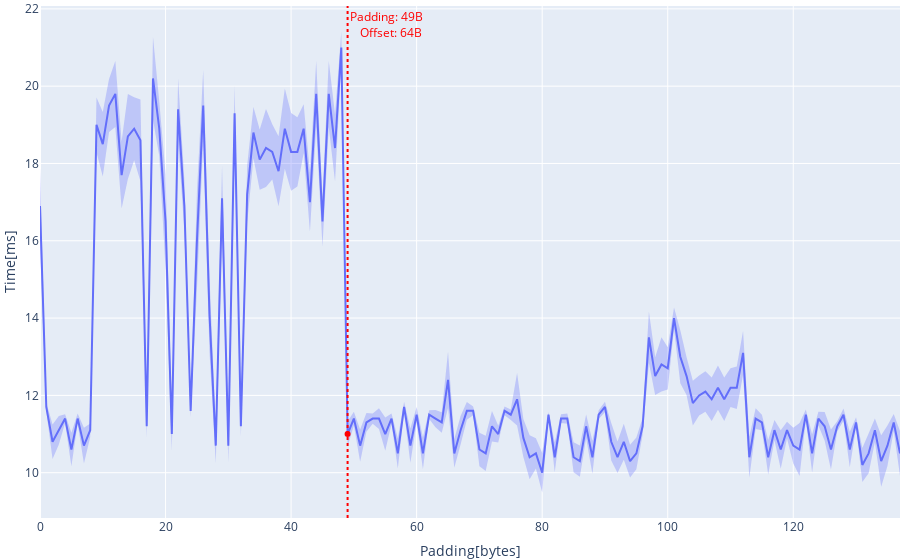

The notebook cell saved with this chart:
### Code cell
fig = line(
    data_frame = df,
    x = 'Padding[bytes]',
    y = 'Time[ms]',
    error_y = 'CI@95%[ms]',
    error_y_mode = 'band')
hl = 49
fig.add_trace(go.Scatter(
    x=[hl], 
    y=[df.at[hl,'Time[ms]']],
    mode='markers',
    marker=dict(color='red', size=6),
    showlegend=False))
fig.add_vline(
    x=hl,
    line_dash='dot',
    line_color='red',
    annotation=dict(text='Padding: 49B<br>   Offset: 64B',
                    font_color='red'))
fig.update_layout(margin=dict(l=0, r=0, t=0, b=0))
fig.write_image(out+'fig.png', scale=2)
fig.show()

### Figure 1 — Plotly figure (JSON) as saved in the notebook; plotly's stock layout.template omitted (floating-point values rounded to 4 significant figures; data arrays with more than 128 entries replaced by an {"elided": "..."} marker saying what was removed)
{"data": [{"fill": "toself", "fillcolor": "rgba(99,110,250,.3)", "hoverinfo": "skip", "legendgroup": "", "line": {"color": "rgba(255,255,255,0)"}, "showlegend": false, "type": "scatter", "x": {"elided": "276 int values"}, "xaxis": "x", "y": {"elided": "276 float values"}, "yaxis": "y"}, {"hovertemplate": "Padding[bytes]=%{x}<br>Time[ms]=%{y}<extra></extra>", "legendgroup": "", "line": {"color": "#636efa", "dash": "solid"}, "marker": {"symbol": "circle"}, "mode": "lines", "name": "", "orientation": "v", "showlegend": false, "type": "scatter", "x": {"elided": "138 int values"}, "xaxis": "x", "y": {"elided": "138 float values"}, "yaxis": "y"}, {"marker": {"color": "red", "size": 6}, "mode": "markers", "showlegend": false, "type": "scatter", "x": [49], "y": [11]}], "layout": {"annotations": [{"font": {"color": "red"}, "showarrow": false, "text": "Padding: 49B<br>   Offset: 64B", "x": 49, "xanchor": "left", "xref": "x", "y": 1, "yanchor": "top", "yref": "y domain"}], "legend": {"tracegroupgap": 0}, "margin": {"b": 0, "l": 0, "r": 0, "t": 0}, "shapes": [{"line": {"color": "red", "dash": "dot"}, "type": "line", "x0": 49, "x1": 49, "xref": "x", "y0": 0, "y1": 1, "yref": "y domain"}], "xaxis": {"anchor": "y", "domain": [0, 1], "title": {"text": "Padding[bytes]"}}, "yaxis": {"anchor": "x", "domain": [0, 1], "title": {"text": "Time[ms]"}}}}
